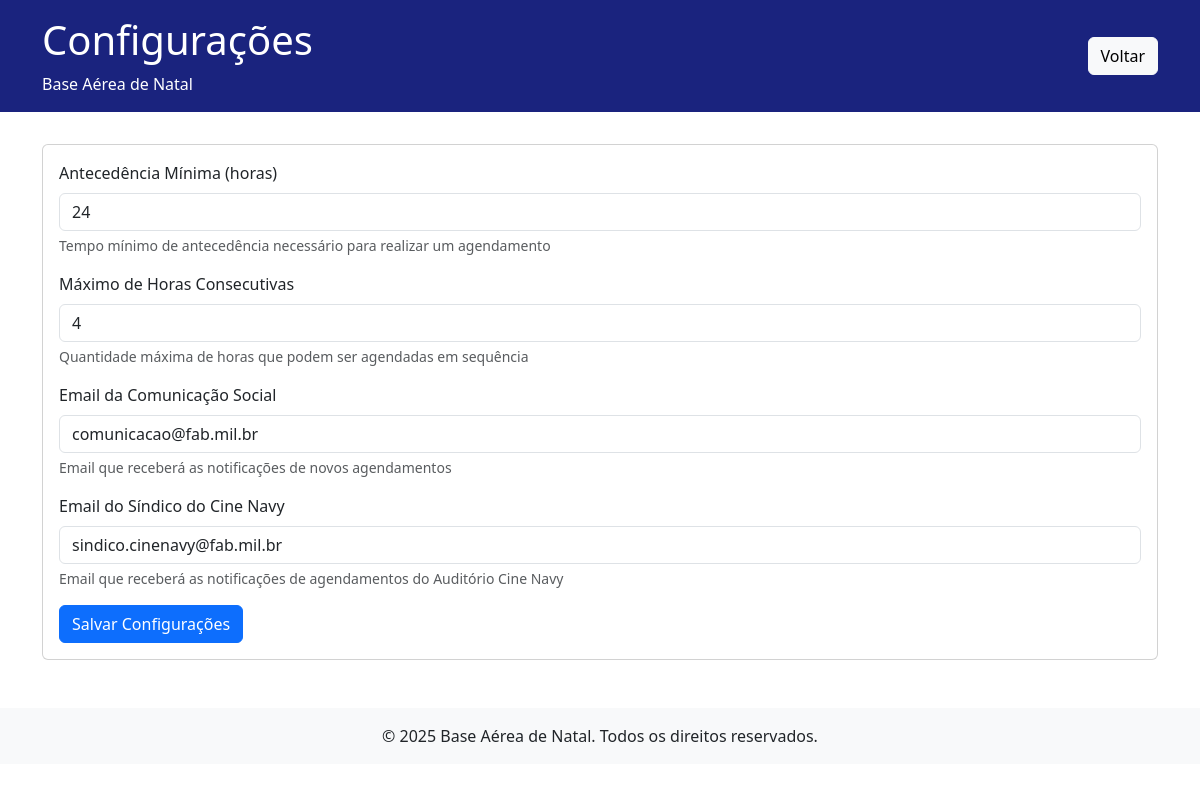
/admin/configuracoes.php (signed in), run on the app's committed database.
### tables this page shows
CREATE TABLE IF NOT EXISTS configuracoes (
    id INT PRIMARY KEY AUTO_INCREMENT,
    antecedencia_horas INT NOT NULL DEFAULT 24,
    max_horas_consecutivas INT NOT NULL DEFAULT 4,
    email_comunicacao VARCHAR(255) NOT NULL,
    email_sindico_cine_navy VARCHAR(255) NOT NULL,
    created_at TIMESTAMP DEFAULT CURRENT_TIMESTAMP,
    updated_at TIMESTAMP DEFAULT CURRENT_TIMESTAMP ON UPDATE CURRENT_TIMESTAMP
);

### admin/configuracoes.php (the view, shortened to what this page needs)
<?php
require_once '../config/database.php';
$stmt = $conn->query("SELECT * FROM configuracoes LIMIT 1");
$config = $stmt->fetch(PDO::FETCH_ASSOC);
?>
<!DOCTYPE html>
<html lang="pt-BR">
<head>
    <link href="https://cdn.jsdelivr.net/npm/bootstrap@5.3.0/dist/css/bootstrap.min.css" rel="stylesheet">
    <link href="https://cdnjs.cloudflare.com/ajax/libs/font-awesome/6.0.0/css/all.min.css" rel="stylesheet">
</head>
<body>
    <header class="header-bant">
        <div class="container">
            <div class="row align-items-center">
                <div class="col-md-8">
                    <h1>Configurações</h1>
                    <p class="mb-0">Base Aérea de Natal</p>
                </div>
                <div class="col-md-4 text-end">
                    <a href="index.php" class="btn btn-light">Voltar</a>
                </div>
            </div>
        </div>
    </header>
    <main class="container">
        <div class="card">
            <div class="card-body">
                <form method="POST">
                    <div class="mb-3">
                        <label class="form-label">Antecedência Mínima (horas)</label>
                        <input type="number" class="form-control" name="antecedencia_horas"
                               value="<?php echo $config['antecedencia_horas']; ?>" required>
                        <div class="form-text">
                            Tempo mínimo de antecedência necessário para realizar um agendamento
                        </div>
                    </div>
                    <div class="mb-3">
                        <label class="form-label">Máximo de Horas Consecutivas</label>
                        <input type="number" class="form-control" name="max_horas_consecutivas"
                               value="<?php echo $config['max_horas_consecutivas']; ?>" required>
                        <div class="form-text">
                            Quantidade máxima de horas que podem ser agendadas em sequência
                        </div>
                    </div>
                    <div class="mb-3">
                        <label class="form-label">Email da Comunicação Social</label>
                        <input type="email" class="form-control" name="email_comunicacao"
                               value="<?php echo $config['email_comunicacao']; ?>" required>
                        <div class="form-text">
                            Email que receberá as notificações de novos agendamentos
                        </div>
                    </div>
                    <div class="mb-3">
                        <label class="form-label">Email do Síndico do Cine Navy</label>
                        <input type="email" class="form-control" name="email_sindico_cine_navy"
                               value="<?php echo $config['email_sindico_cine_navy']; ?>" required>
                        <div class="form-text">
                            Email que receberá as notificações de agendamentos do Auditório Cine Navy
                        </div>
                    </div>
                    <button type="submit" class="btn btn-primary">Salvar Configurações</button>
                </form>
            </div>
        </div>
    </main>
    <footer class="bg-light mt-5 py-3">
        <div class="container text-center">
            <p class="mb-0">&copy; <?php echo date('Y'); ?> Base Aérea de Natal. Todos os direitos reservados.</p>
        </div>
    </footer>
</body>
</html>

### admin/configuracoes.php (style rules this page uses)
.header-bant { background-color: #1a237e; color: white; padding: 1rem 0; margin-bottom: 2rem; }

### data on the page
configuracoes: antecedencia_horas "24", max_horas_consecutivas "4", email_comunicacao "comunicacao@fab.mil.br", email_sindico_cine_navy "sindico.cinenavy@fab.mil.br"
